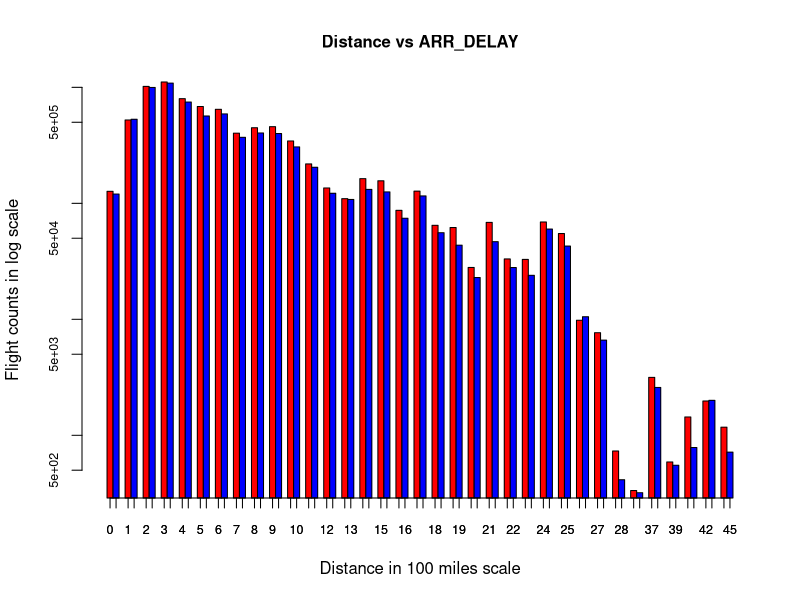

The R source for this figure: (Note: this script raises an error after producing the figure.)
## ---- chunk 1
setwd(getwd())
DataDis = read.table("data/distance.txt", quote = "", sep = ",")
colnames(DataDis) = c("distance", "delay", "count")
DataDis <- DataDis[order(DataDis$distance),]
mp = barplot(matrix(DataDis$count,nr=2), beside=T, 
        col=c("red","blue"),
        names.arg=DataDis$distance, xlab="Distance in 100 miles scale", ylab="Flight counts in log scale", log="y", main="Distance vs ARR_DELAY", cex.axis=0.75, cex.names = 0.75, cex.main=1, cex.sub=0.5)
axis(1, at = mp, labels=c(DataDis$distance), cex.axis=0.75)
legend("topright", xpd=T, bty= "n", fill=c("red","blue"), c(levels(DataDis$delay)))
## ---- chunk 2
setwd(getwd())
DataMonth = read.table("data/months.txt", quote = "", sep = ",")
colnames(DataMonth) = c("month", "delay", "count")
DataMonth <- DataMonth[order(DataMonth$month),]
mp = barplot(matrix(DataMonth$count,nr=2), beside=T, 
             col=c("red","blue"),
             names.arg=DataMonth$month, xlab="Month", 
             ylab="Flight counts in log scale", log="y", 
             main="Month vs ARR_DELAY",
             cex.axis=0.75, cex.names = 0.75, cex.main=1)
axis(1, at = mp, labels=c(DataMonth$month), cex.axis=0.75)
## ---- chunk 3
DataDayOfWeek = read.table("data/day_of_week.txt", quote = "", sep = ",")
colnames(DataDayOfWeek) = c("dow", "delay", "count")
DataDayOfWeek <- DataDayOfWeek[order(DataDayOfWeek$dow),]
mp = barplot(matrix(DataDayOfWeek$count,nr=2), beside=T, 
             col=c("red","blue"),
             names.arg=DataDayOfWeek$dow, xlab="Day of week", 
             ylab="Flight counts", main="Day of week vs ARR_DELAY", 
             sub="Red = delayed, Blue = on_time", cex.axis=0.75, 
             cex.names = 0.75, cex.main=1, cex.sub=0.75)
axis(1, at = mp, labels=c(DataDayOfWeek$dow), cex.axis=0.75)

## ---- chunk 4
DataDayOfMonth = read.table("data/day_of_month.txt", quote = "", sep = ",")
colnames(DataDayOfMonth) = c("dom", "delay", "count")
DataDayOfMonth <- DataDayOfMonth[order(DataDayOfMonth$dom),]
mp = barplot(matrix(DataDayOfMonth$count,nr=2), beside=T, 
             col=c("red","blue"),
             names.arg=DataDayOfMonth$dom, xlab="Day of month", 
             ylab="Flight counts", main="Day of month vs ARR_DELAY", 
             cex.axis=0.75, cex.names = 0.75, cex.main=1, cex.sub=0.75)
axis(1, at = mp, labels=c(DataDayOfMonth$dom), cex.axis=0.75)
## ---- chunk 5
setwd(getwd())
DataAirline = read.table("data/airline_data.txt", quote = "", sep = ",")
colnames(DataAirline) = c("airline", "delay", "count")
DataAirline <- DataAirline[order(DataAirline$airline),]
mp = barplot(matrix(DataAirline$count,nr=2), beside=T, 
             col=c("red","blue"),
             names.arg=DataAirline$airline, xlab="Airline in Hours", 
             ylab="Flight counts", main="Airline vs ARR_DELAY",
             sub="Red = delayed, Blue = on_time",
             cex.axis=0.75, cex.names = 0.75, cex.main=1, cex.sub=0.75)
## ---- chunk 6
DataDepTime = read.table("data/dep_time_data.txt", quote = "", sep = ",")
colnames(DataDepTime) = c("crsdeptime", "delay", "count")
DataDepTime <- DataDepTime[order(DataDepTime$crsdeptime),]
mp = barplot(matrix(DataDepTime$count,nr=2), beside=T, 
             col=c("red","blue"),
             names.arg=DataDepTime$crsdeptime, xlab="CRSDepTime in Hours", 
             ylab="Flight counts in log scale", log="y", main="CRSDepTime vs ARR_DELAY", 
             cex.axis=0.75, cex.names = 0.75, cex.main=1)
axis(1, at = mp, labels=c(DataDepTime$crsdeptime),  cex.axis=0.75)
## ---- chunk 7
DataArrTime = read.table("data/arr_time_data.txt", quote = "", sep = ",")
colnames(DataArrTime) = c("crsarrtime", "delay", "count")
DataArrTime <- DataArrTime[order(DataArrTime$crsarrtime),]
mp = barplot(matrix(DataArrTime$count,nr=2), beside=T, 
             col=c("red","blue"),
             names.arg=DataArrTime$crsarrtime, xlab="CRSArrTime in Hours", 
             ylab="Flight counts in log scale", log="y", main="CRSArrTime vs ARR_DELAY", 
             sub="Red = delayed, Blue = on_time",
             cex.axis=0.75, cex.names = 0.75, cex.main=1, cex.sub=0.75)
axis(1, at = mp, labels=c(DataArrTime$crsarrtime),  cex.axis=0.75)
## ---- chunk 8
DataCrsElpTime = read.table("data/crs_elapsed_time.txt", quote = "", sep = ",")
colnames(DataCrsElpTime) = c("celp", "delay", "count")
DataCrsElpTime <- DataCrsElpTime[order(DataCrsElpTime$celp),]
mp = barplot(matrix(DataCrsElpTime$count,nr=2), beside=T, 
             col=c("red","blue"),
             names.arg=DataCrsElpTime$celp, xlab="CRSElapsedTime in Hours", 
             ylab="Flight counts", main="CRSElapsedTime vs ARR_DELAY", 
             sub="Red = delayed, Blue = on_time",
             cex.axis=0.75, cex.names = 0.75, cex.main=1, cex.sub=0.75, xaxt='n')
axis(1, at = mp, labels=c(DataCrsElpTime$celp))
